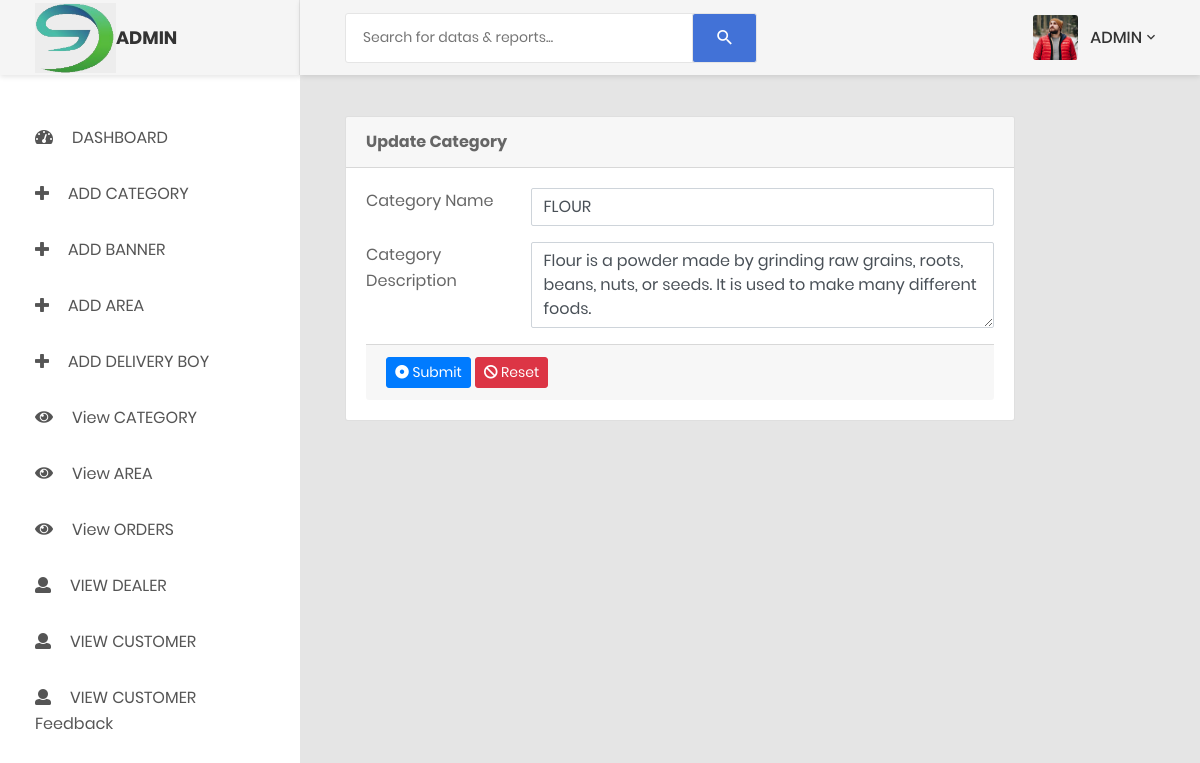
The app's page /ADMINDEALERSIDE/edit-category.php?id=1 (signed in) with its own data.
### tables this page shows
CREATE TABLE `category` (
  `CATEGORY_ID` int(11) NOT NULL,
  `CATEGORY_NAME` varchar(50) NOT NULL,
  `CREATION_DATE` timestamp NOT NULL DEFAULT current_timestamp() ON UPDATE current_timestamp(),
  `UPDATION_DATE` varchar(25) DEFAULT NULL,
  `CATEGORY_DESCRIPTION` varchar(300) NOT NULL
);

### ADMINDEALERSIDE/edit-category.php (the view, shortened to what this page needs)
<?php
    include('./includes/config.php');
    if(strlen($_SESSION['alogin'])==0)
    {
        header('location:index.php');
    }
    else{
?>
<!DOCTYPE html>
<html>
    <head>
    <?php include_once './includes/links.php'; ?>
    </head>
    <body><?php
        include_once './includes/header.php';
        include_once './includes/sidebar.php';
        ?>
        <div class="main-content">
            <div class="section__content section__content--p30">
                    <div class="container-fluid">
                        <div class="row">
                            <div class="col-lg-10">
                                <div class="card">
                                    <div class="card-header">
                                        <strong>Update Category</strong>
                                    </div>
                                    <div class="card-body card-block">
                                        <form method="post"  class="form-horizontal">
                                            <?php
                                                $id=intval($_GET['id']);
                                                $query=mysqli_query($con,"select * from category where CATEGORY_ID='$id'");
                                                while($row=mysqli_fetch_array($query))
                                                {
                                            ?>
                                        <div class="row form-group">
                                                <div class="col col-md-3">
                                                    <label for="text-input" class=" form-control-label">Category Name</label>
                                                </div>
                                                <div class="col-12 col-md-9">
                                                    <input type="text" id="text-input" name="category" value="<?php echo  htmlentities($row['CATEGORY_NAME']);?>"  class="form-control">
                                                </div>
                                        </div>
                                        <div class="row form-group">
                                                <div class="col col-md-3">
                                                    <label for="textarea-input" class=" form-control-label">Category Description</label>
                                                </div>
                                                <div class="col-12 col-md-9">
                                                    <textarea name="description" id="" rows="3"  class="form-control"><?php echo  htmlentities($row['CATEGORY_DESCRIPTION']);?></textarea>
                                                </div>
                                        </div><?php } ?>
                                        <div class="card-footer">
                                            <button type="submit" class="btn btn-primary btn-sm" name="submit">
                                            <i class="fa fa-dot-circle-o"></i> Submit
                                        </button>
                                            <button type="reset" class="btn btn-danger btn-sm" name="reset">
                                            <i class="fa fa-ban"></i> Reset
                                        </button>
                                        </div></form>
                                    </div>
                            </div>
                        </div>
                    </div>
            </div>
        </div>
    </body>
</html>
<?php } ?>

### ADMINDEALERSIDE/includes/header.php (shortened to what this page needs)
<?php $b=$_SESSION['name'];
if($b=='ADMIN'){ ?>
<div class="page-container">
            <header class="header-desktop">
                <div class="section__content section__content--p30">
                    <div class="container-fluid">
                        <div class="header-wrap">
                            <form class="form-header" action="" method="POST">
                                <input class="au-input au-input--xl" type="text" style="height: 50px;" name="search" placeholder="Search for datas &amp; reports..." />
                                <button class="au-btn--submit" type="submit">
                                    <i class="zmdi zmdi-search"></i>
                                </button>
                            </form>
                            <div class="header-button">
                                <div class="account-wrap">
                                    <div class="account-item clearfix js-item-menu">
                                        <div class="image">
                                            <?php  $query = mysqli_query($con, "select * from tbl_admin where ADMIN_EMAIL='" . $_SESSION['alogin'] . "'");
                                                $row=  mysqli_fetch_array($query);
                                            ?>
                                            <img src="profileimagesADMIN/<?php echo htmlentities($row['ADMIN_ID']);?>/<?php echo htmlentities($row['ADMIN_PROFILE']);?>" alt="<?php $u=$_SESSION['name']; echo '"$u"'; ?>" />
                                        </div>
                                        <div class="content">
                                            <a class="js-acc-btn" href="#" style="text-decoration: none;"><?php $u=$_SESSION['name']; echo "$u"; ?></a>
                                        </div>
                                    </div>
                                </div>
                            </div>
                        </div>
                    </div>
                </div>
            </header>
            <?php } ?>

### records on screen
category: category "FLOUR", description "Flour is a powder made by grinding raw grains, roots, beans, nuts, or seeds. It is used to make many different foods."

### other values on screen
$u "ADMIN"
